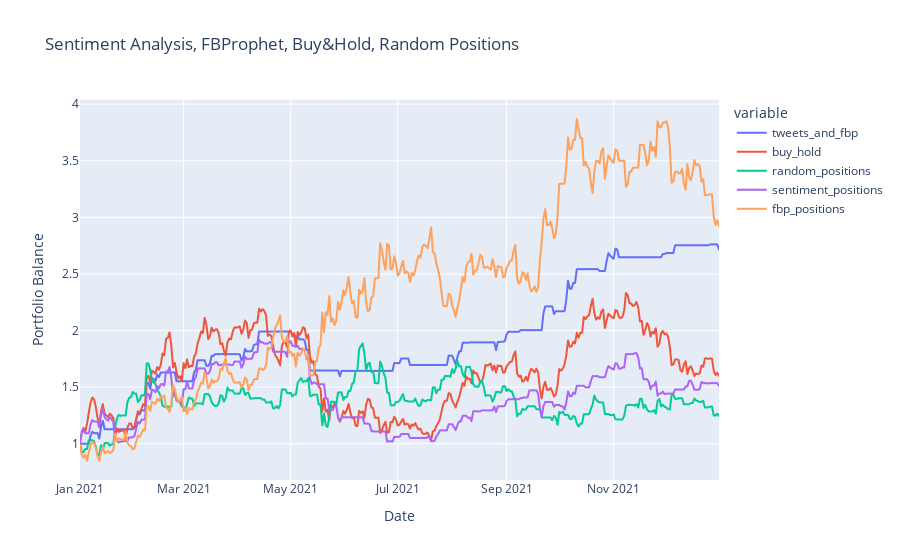

The notebook cell saved with this chart:
### Markdown cell above
# Visualizing Backtest Performance

### Code cell
# Visualizing results
fig = px.line(
    performance,
    x=performance.index,
    y=performance.columns,
    title='Sentiment Analysis, FBProphet, Buy&Hold, Random Positions',
    labels={"value": "Portfolio Balance",
            "index": "Date"}
)

fig.show()

### Figure 1 — Plotly figure (JSON) as saved in the notebook; plotly's stock layout.template omitted (floating-point values rounded to 4 significant figures; data arrays with more than 128 entries replaced by an {"elided": "..."} marker saying what was removed)
{"data": [{"hovertemplate": "variable=tweets_and_fbp<br>Date=%{x}<br>Portfolio Balance=%{y}<extra></extra>", "legendgroup": "tweets_and_fbp", "line": {"color": "#636efa", "dash": "solid"}, "mode": "lines", "name": "tweets_and_fbp", "showlegend": true, "type": "scattergl", "x": {"elided": "365 str values"}, "xaxis": "x", "y": {"elided": "365 float values"}, "yaxis": "y"}, {"hovertemplate": "variable=buy_hold<br>Date=%{x}<br>Portfolio Balance=%{y}<extra></extra>", "legendgroup": "buy_hold", "line": {"color": "#EF553B", "dash": "solid"}, "mode": "lines", "name": "buy_hold", "showlegend": true, "type": "scattergl", "x": {"elided": "365 str values"}, "xaxis": "x", "y": {"elided": "365 float values"}, "yaxis": "y"}, {"hovertemplate": "variable=random_positions<br>Date=%{x}<br>Portfolio Balance=%{y}<extra></extra>", "legendgroup": "random_positions", "line": {"color": "#00cc96", "dash": "solid"}, "mode": "lines", "name": "random_positions", "showlegend": true, "type": "scattergl", "x": {"elided": "365 str values"}, "xaxis": "x", "y": {"elided": "365 float values"}, "yaxis": "y"}, {"hovertemplate": "variable=sentiment_positions<br>Date=%{x}<br>Portfolio Balance=%{y}<extra></extra>", "legendgroup": "sentiment_positions", "line": {"color": "#ab63fa", "dash": "solid"}, "mode": "lines", "name": "sentiment_positions", "showlegend": true, "type": "scattergl", "x": {"elided": "365 str values"}, "xaxis": "x", "y": {"elided": "365 float values"}, "yaxis": "y"}, {"hovertemplate": "variable=fbp_positions<br>Date=%{x}<br>Portfolio Balance=%{y}<extra></extra>", "legendgroup": "fbp_positions", "line": {"color": "#FFA15A", "dash": "solid"}, "mode": "lines", "name": "fbp_positions", "showlegend": true, "type": "scattergl", "x": {"elided": "365 str values"}, "xaxis": "x", "y": {"elided": "365 float values"}, "yaxis": "y"}], "layout": {"autosize": true, "legend": {"title": {"text": "variable"}, "tracegroupgap": 0}, "title": {"text": "Sentiment Analysis, FBProphet, Buy&Hold, Random Positions"}, "xaxis": {"anchor": "y", "autorange": true, "domain": [0, 1], "range": ["2021-01-01", "2021-12-31"], "title": {"text": "Date"}, "type": "date"}, "yaxis": {"anchor": "x", "autorange": true, "domain": [0, 1], "range": [0.6798, 4.037], "title": {"text": "Portfolio Balance"}, "type": "linear"}}}
